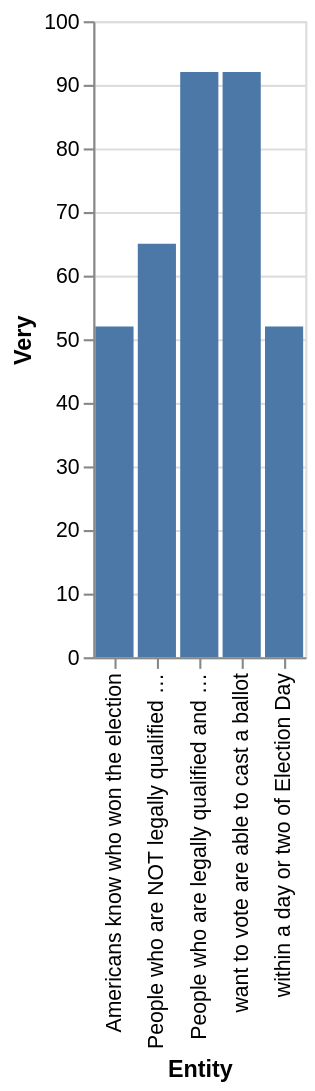

This figure's Vega-Lite source:
### Vega-Lite specification from a JSON file in a GitHub repository (floating-point values rounded to 4 significant figures)
{"$schema": "https://vega.github.io/schema/vega-lite/v5.json", "description": "Bar chart auto-generated from CSV", "data": {"values": [{"Entity": "within a day or two of Election Day", "Very": "52", "Somewhat": "30", "Not too": "13", "Not atall": "nan"}, {"Entity": "Americans know who won the election", "Very": "52", "Somewhat": "30", "Not too": "13", "Not atall": "0.0"}, {"Entity": "People who are NOT legally qualified to vote are prevented from casting a ballot", "Very": "65", "Somewhat": "19", "Not too": "10", "Not atall": "5.0"}, {"Entity": "want to vote are able to cast a ballot", "Very": "92", "Somewhat": "0", "Not too": "0", "Not atall": "0.0"}, {"Entity": "People who are legally qualified and want to vote are able to cast a ballot", "Very": "92", "Somewhat": "0", "Not too": "0", "Not atall": "0.0"}]}, "mark": "bar", "encoding": {"x": {"field": "Entity", "type": "ordinal"}, "y": {"field": "Very", "type": "quantitative"}}}
